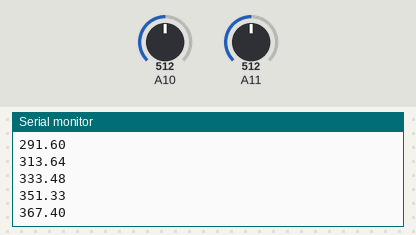
A sketch run on a simulated Arduino Mega 2560, built with avr-gcc and run on an emulated ATmega2560. Parts: the last lines printed to the serial monitor. Inputs (shaded band) come from the test bench; at power-on: A10 = 512, A11 = 512.

Above: at 1.2 s.
1.3 s: A10 set to 716
At 1.32 s:
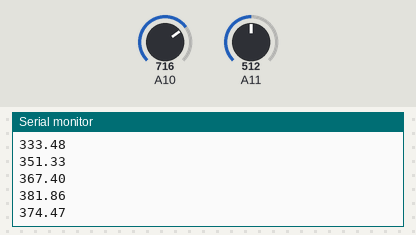
2.8 s: A10 set to 900
At 2.83 s:
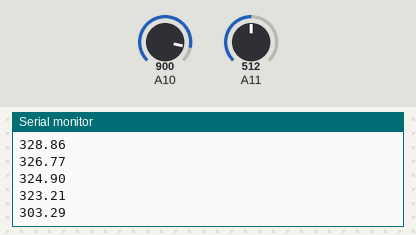
Timing chart, 0 to 5.8 s (numbered marks = the images above; inputs shaded):
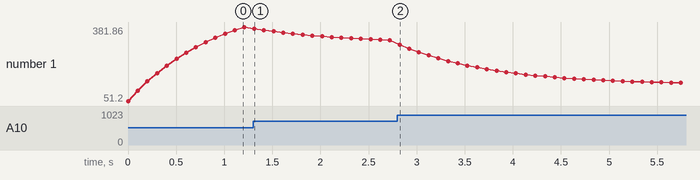

Measured:
- after the input at 1.3 s, the serial monitor: prints a new line at once (image 1)
- plotted number 1: 381.86 → 323.21 after the input at 1.3 s

The sketch:

SensorTesting.ino
```cpp
void setup() {
  Serial.begin(115200);
}

float irWall_LeftSensorHistory[10];
float irWall_RightSensorHistory[10];

float irWall_SensorAdaptiveFactor = 0.1;
float irWall_kP = 10.0f, irWall_kD = 0.0f, irWall_kI = 0.0f;

float irWall_expectedReading = 80.0f;

void loop() {
  float adaptingParameter = 0.1;
  float reading = 0;
  while (true) {
    for (int x = 9; x > 0; x--) {
      irWall_LeftSensorHistory[x] = irWall_LeftSensorHistory[x-1];
      irWall_RightSensorHistory[x] = irWall_RightSensorHistory[x-1];
    }
    irWall_LeftSensorHistory[0] = 1024 - analogRead(A11);

    irWall_LeftSensorHistory[0] = (irWall_LeftSensorHistory[0] * irWall_SensorAdaptiveFactor) + ((1 - irWall_SensorAdaptiveFactor) * irWall_LeftSensorHistory[1]);

    //159,141
    reading=(reading*(1.0f-adaptingParameter))+ (adaptingParameter*(1024.0f-analogRead(A10)));

    Serial.println(reading);
    delay(100);
  }
}
```
